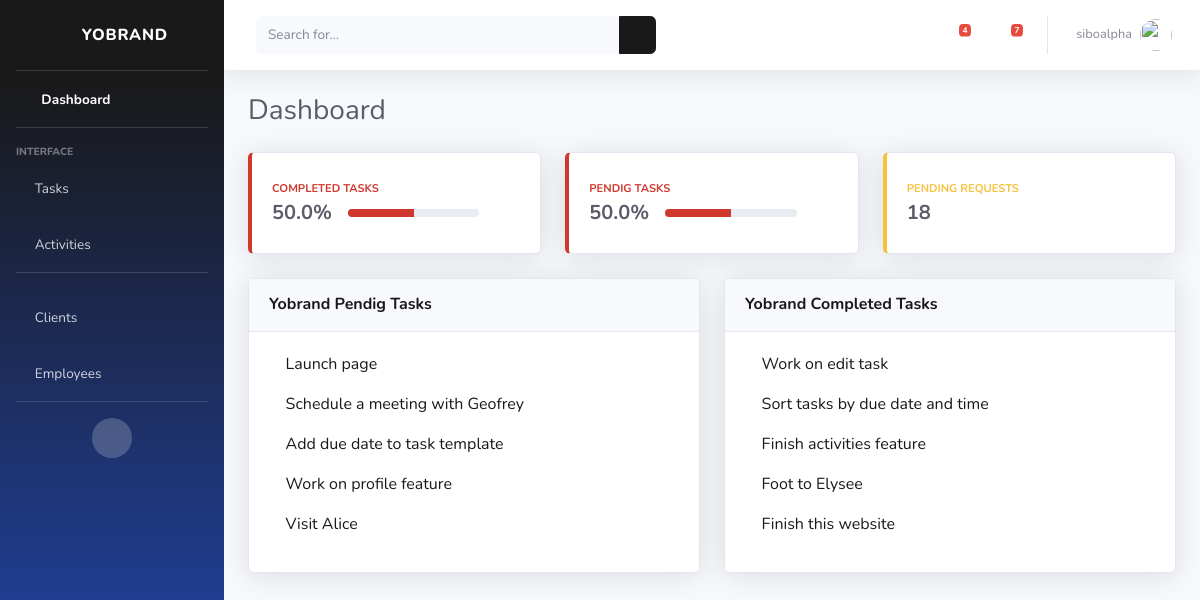
Before: / (signed in) with the older database file.
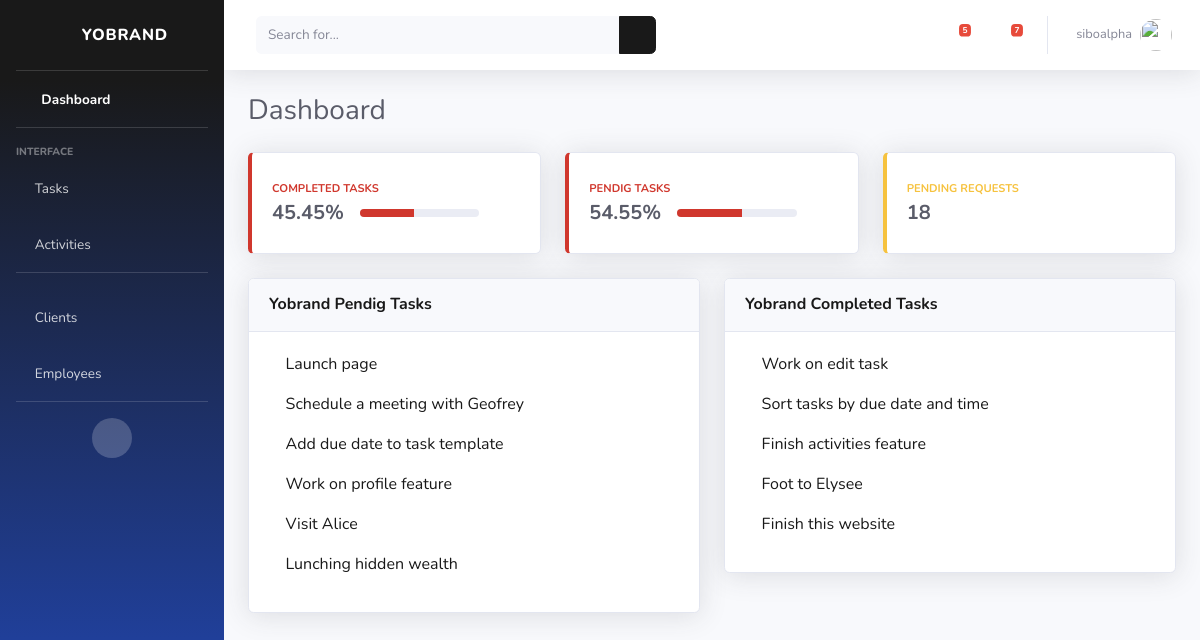
After: the same page with the newer database file.
### cms/models.py (models this page shows, shortened)
class Task(models.Model):
    title = models.CharField(max_length=40, null=True)
    description = models.TextField(max_length=200, null=True)
    employee = models.ForeignKey(User, on_delete=models.SET_NULL, null=True)
    project = models.ForeignKey(Project, on_delete=models.SET_NULL ,null=True)
    complete = models.BooleanField(default=False)
    due_date = models.DateField(auto_now_add=False, null=True)
    due_time = models.TimeField(auto_now_add=False, null=True)

### cms/decorators.py (the view)
    def wrapper_func(request, *args, **kwargs):
        group = None
        if request.user.groups.exists():
            group = request.user.groups.all()[0].name
            if group == 'employees':
                return redirect('tasks')
            if group == 'managers':
                return view_func(request, *args, **kwargs)
            else:
                return HttpResponse("You are not our employee")

### cms/views.py (called while the page is built)
@login_required(login_url='login')
@managers_only
def dashboard(request):
    tasks = Task.objects.all().order_by('due_date', 'due_time')
    task_count = Task.objects.all().count()
    uncompleted_task_task_count = Task.objects.filter(complete = False).count()
    value = (uncompleted_task_task_count * 100)/task_count
    formatted_value = "{:.2f}".format(value)
    x=float(formatted_value)
    y = 100-x
    tasks_notification = Task.objects.filter(employee=request.user, complete = False).count()
    context = {'tasks': tasks, 'task_count': task_count, 'x': x, 'y': y, 'tasks_notification':tasks_notification}
    print(task_count)
    return render(request, 'cms/dashboard.html', context)

### cms/templates/cms/dashboard.html (shortened to what the changed rows need)
{% extends 'cms/base.html' %}
{% block content %}
<div class="container-fluid">
    <div class="d-sm-flex align-items-center justify-content-between mb-4">
        <h1 class="h3 mb-0 text-gray-800">Dashboard</h1>
    </div>
    <div class="row">
        <div class="col-xl-4 col-md-3 mb-4">
            <div class="card border-left-info shadow h-100 py-2">
                <div class="card-body">
                    <div class="row no-gutters align-items-center">
                        <div class="col mr-2">
                            <div class="row no-gutters align-items-center">
                                <div class="col-auto">
                                    <div class="h5 mb-0 mr-3 font-weight-bold text-gray-800">{{y}}%</div>
                                </div>
                                <div class="col">
                                    <div class="progress progress-sm mr-2">
                                        <div class="progress-bar bg-info" role="progressbar" style="width: var(--completed)"
                                            aria-valuenow="{{y}}" aria-valuemin="0" aria-valuemax="100"></div>
                                    </div>
                                </div>
                            </div>
                        </div>
                    </div>
                </div>
            </div>
        </div>
        <div class="col-xl-4 col-md-6 mb-4">
            <div class="card border-left-info shadow h-100 py-2">
                <div class="card-body">
                    <div class="row no-gutters align-items-center">
                        <div class="col mr-2">
                            <div class="row no-gutters align-items-center">
                                <div class="col-auto">
                                    <div class="h5 mb-0 mr-3 font-weight-bold text-gray-800">{{x}}%</div>
                                </div>
                                <div class="col">
                                    <div class="progress progress-sm mr-2">
                                        <div class="progress-bar bg-info" role="progressbar" style="width: var(--uncompleted); color: green !important;"
                                            aria-valuenow="{{x}}" aria-valuemin="0" aria-valuemax="100"></div>
                                    </div>
                                </div>
                            </div>
                        </div>
                    </div>
                </div>
            </div>
        </div>
    </div>
    <div class="row">
        <div class="col-lg-6">
            <div class="card shadow mb-4">
                <div class="card-body">
                    {% for task in tasks %}
                    {% if task.complete == False %}
                    <a href="{% url 'task' task.id %}">
                        <p><span><i class="far fa-dot-circle" style='color:red'></i><span> </span>{{task.title}}</p>
                    </a>
                    {% endif %}
                    {% endfor %}
                </div>
            </div>
        </div>
        <div class="col-lg-6">
            <div class="card shadow mb-4">
                <div class="card-body">
                    {% for task in tasks %}
                    {% if task.complete %}
                    <a href="{% url 'task' task.id %}">
                        <p><span><i class="far fa-check-circle" style='color:green'></i><span> </span>{{task.title}}</p>
                    </a>
                    {% endif %}
                    {% endfor %}
                </div>
            </div>
        </div>
    </div>
</div>
</div>
</div>
{% endblock %}

### cms/templates/cms/base.html (shortened to what the changed rows need)
<!DOCTYPE html>
{% load static %}
<html lang="en">
<head>
    <link href="{% static 'vendor/fontawesome-free/css/all.min.css' %}" rel="stylesheet" type="text/css">
    <link href="{% static 'css/sb-admin-2.min.css' %}" rel="stylesheet">
</head>
<body id="page-top">
    <div id="wrapper">
        <div id="content-wrapper" class="d-flex flex-column">
            <div id="content">
                <nav class="navbar navbar-expand navbar-light bg-white topbar mb-4 static-top shadow">
                    <ul class="navbar-nav ml-auto">
                        <li class="nav-item dropdown no-arrow mx-1">
                            <a class="nav-link dropdown-toggle" href="#" id="alertsDropdown" role="button"
                                data-toggle="dropdown" aria-haspopup="true" aria-expanded="false">
                                <i class="fas fa-bell fa-fw"></i>
                                {% if tasks_notification %}
                                <span class="badge badge-danger badge-counter">{{tasks_notification}}</span>
                                {% endif %}
                            </a>
                        </li>
                    </ul>
                </nav>
                {% block content%}
                {% endblock %}
</body>
</html>

Changed rows visible on the page:
added Task: title "Lunching hidden wealth", shown under "Yobrand Pendig Tasks"
Other visible differences:
{{ tasks_notification }}: "4" → "5"
{{ y }}: "50.0" → "45.45"
{{ y }}: 50.0 → 45.45 (drawn)
{{ x }}: "50.0" → "54.55"
{{ x }}: 50.0 → 54.55 (drawn)
